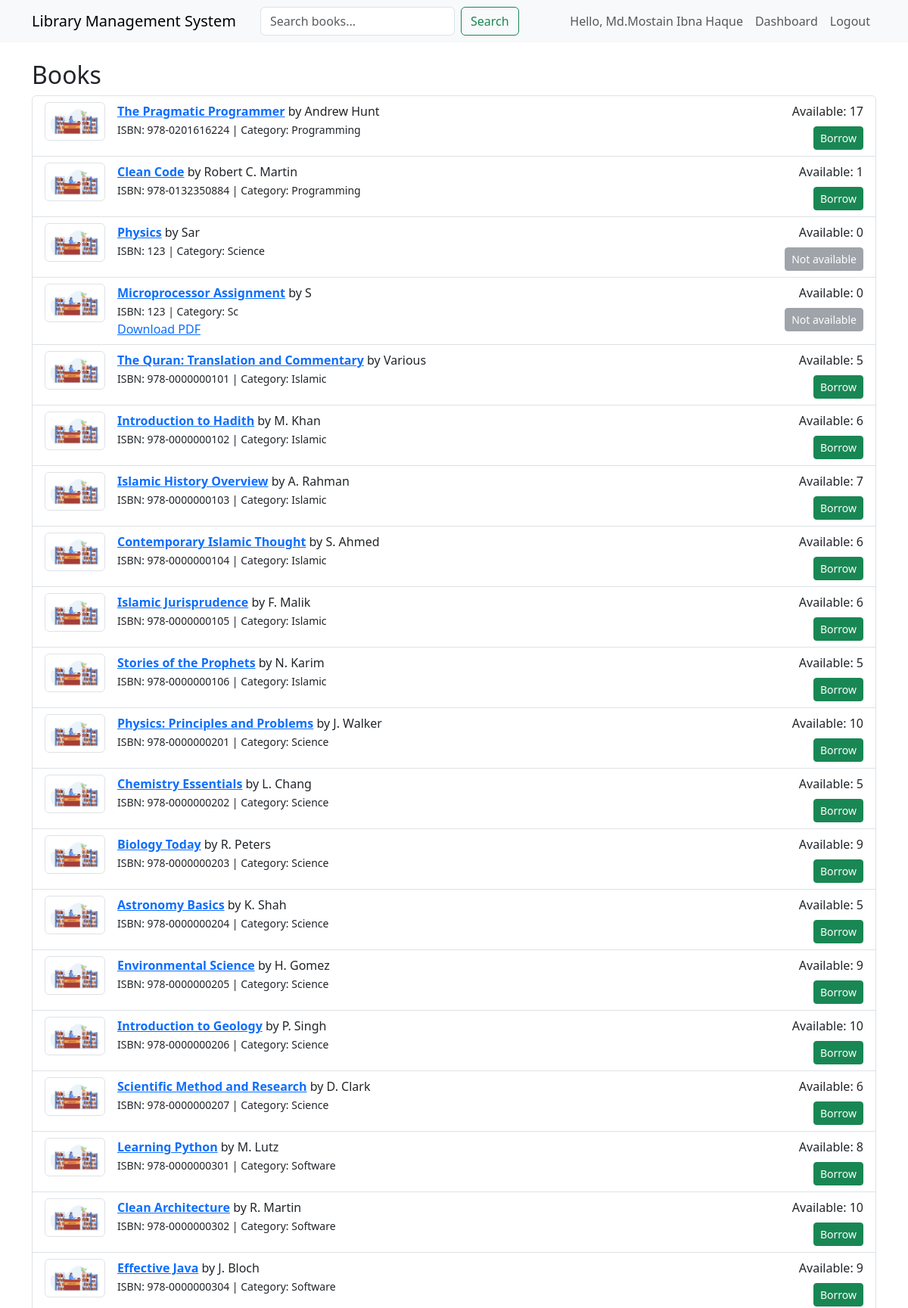
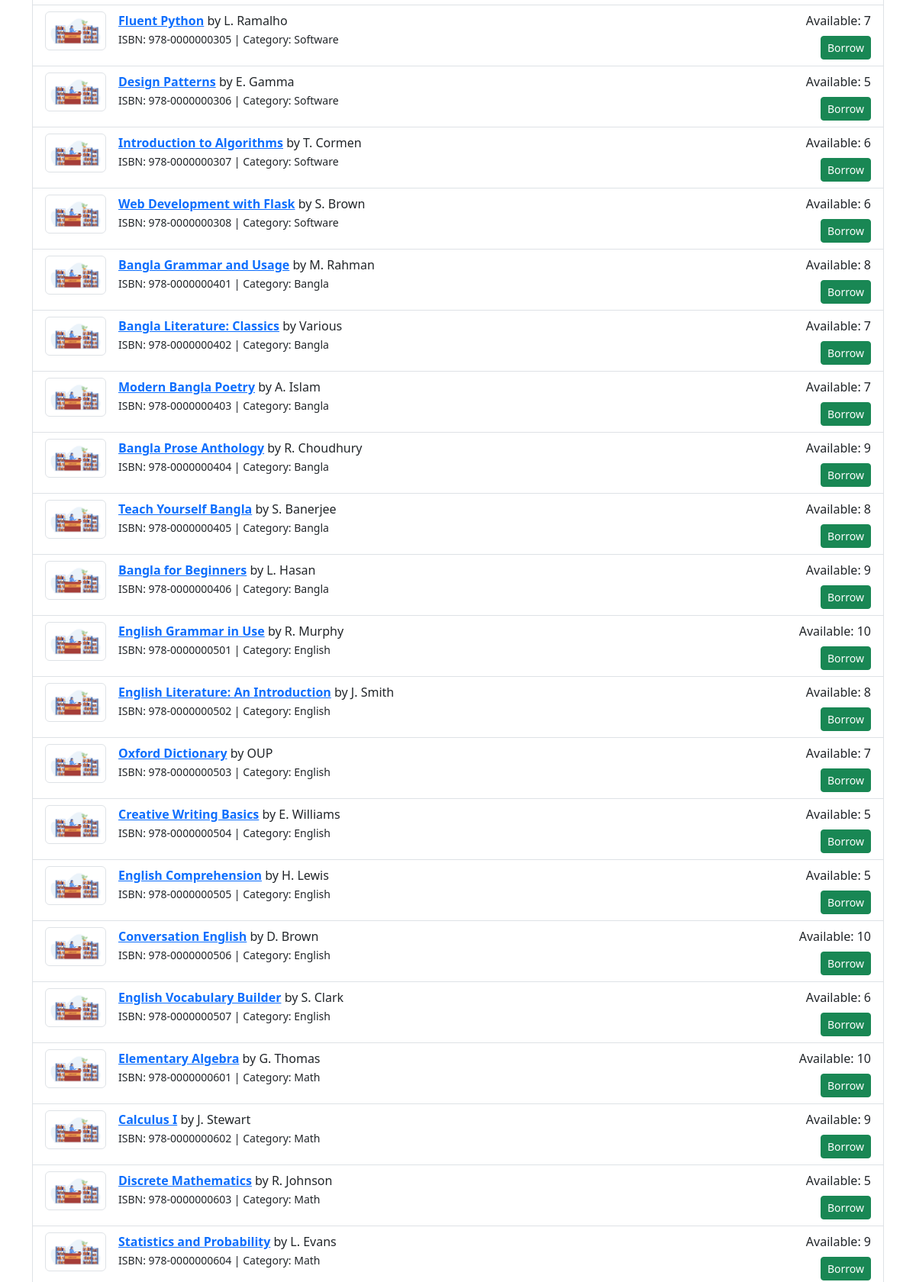
The page /books (signed in, upper part) on the database its author committed (2 pictures, top to bottom).
### tables this page shows
CREATE TABLE books(
        id INTEGER PRIMARY KEY,
        title TEXT,
        author TEXT,
        isbn TEXT,
        category TEXT,
        quantity INTEGER,
        available INTEGER
    , image TEXT, pdf TEXT);

### app.py (the view)
@app.route("/books")
@login_required
def books():
    q = request.args.get('q','').strip()
    con = db_connect()
    if q:
        like = f"%{q}%"
        books = con.execute("SELECT * FROM books WHERE title LIKE ? OR author LIKE ? OR isbn LIKE ? OR category LIKE ?", (like,like,like,like)).fetchall()
    else:
        books = con.execute("SELECT * FROM books").fetchall()
    con.close()
    return render_template("books.html", books=books, q=q)

### app.py (called while the page is built)
def db_connect():
    con = sqlite3.connect(DB_PATH, detect_types=sqlite3.PARSE_DECLTYPES)
    con.row_factory = sqlite3.Row
    return con

def login_required(f):
    from functools import wraps
    @wraps(f)
    def decorated(*args, **kwargs):
        if "user_id" not in session:
            return redirect(url_for("login"))
        return f(*args, **kwargs)
    return decorated

### templates/books.html (shortened to what this page needs)
{% extends 'base.html' %}
{% block content %}
<h2>Books</h2>
<div class="list-group">
  {% for b in books %}
    <div class="list-group-item d-flex">
      <div class="me-3" style="width:80px;">
          <img src="/{{ b['image'] or 'static/book_images/default.png' }}" alt="cover" class="img-thumbnail" style="max-width:80px; max-height:80px;">
      </div>
      <div class="flex-grow-1">
        <strong><a href="/book/{{ b['id'] }}">{{ b['title'] }}</a></strong> by {{ b['author'] }} <br>
        <small>ISBN: {{ b['isbn'] }} | Category: {{ b['category'] or '—' }}</small><br>
        {% if b['pdf'] %}
          <a href="/{{ b['pdf'] }}" class="me-2" target="_blank">Download PDF</a>
        {% endif %}
      </div>
      <div class="text-end">
        <div class="mb-2">Available: {{ b['available'] }}</div>
        {% if b['available'] > 0 %}
          <a class="btn btn-sm btn-success" href="/borrow/{{ b['id'] }}">Borrow</a>
        {% else %}
          <button class="btn btn-sm btn-secondary" disabled>Not available</button>
        {% endif %}
      </div>
    </div>
  {% endfor %}
</div>
{% endblock %}

### templates/base.html (shortened to what this page needs)
<!doctype html>
<html lang="en">
  <head>
    <link href="https://cdn.jsdelivr.net/npm/bootstrap@5.3.0/dist/css/bootstrap.min.css" rel="stylesheet">
    <link rel="stylesheet" href="/static/style.css">
  </head>
  <body class="{% block body_class %}{% endblock %}">
  <nav class="navbar navbar-expand-lg navbar-light bg-light mb-4">
    <div class="container">
      <a class="navbar-brand" href="/">Library Management System</a>
      <div class="collapse navbar-collapse" id="navCollapse">
        <form class="d-flex me-auto ms-3" action="/books" method="get">
          <input class="form-control me-2" type="search" placeholder="Search books..." name="q" value="{{ request.args.get('q','') }}" aria-label="Search">
          <button class="btn btn-outline-success" type="submit">Search</button>
        </form>
        <ul class="navbar-nav ms-auto">
          {% if session.user_name %}
            <li class="nav-item"><span class="nav-link">Hello, {{ session.user_name }}</span></li>
            <li class="nav-item"><a class="nav-link" href="/dashboard">Dashboard</a></li>
            <li class="nav-item"><a class="nav-link" href="/logout">Logout</a></li>
          {% else %}
            <li class="nav-item"><a class="nav-link" href="/login">Login</a></li>
            <li class="nav-item"><a class="nav-link" href="/register">Register</a></li>
          {% endif %}
        </ul>
      </div>
    </div>
  </nav>
  <div class="container">
    {% block content %}{% endblock %}
  </div>
  </body>
</html>

### static/style.css (style rules this page uses)
body { padding-bottom: 40px; }
.img-thumbnail { max-height: 120px; }
.list-group-item img.img-thumbnail { max-height: 80px; width: auto; }

### rows shown on the page
books: image (picture), title "The Pragmatic Programmer", author "Andrew Hunt", isbn "978-0201616224", category "Programming", available "17"
books: image (picture), title "Clean Code", author "Robert C. Martin", isbn "978-0132350884", category "Programming", available "1"
books: image (picture), title "Physics", author "Sar", isbn "123", category "Science", available "0", shows "Not available"
books: image (picture), title "Microprocessor Assignment", author "S", isbn "123", category "Sc", available "0", shows "Not available"
books: image (picture), title "The Quran: Translation and Commentary", author "Various", isbn "978-0000000101", category "Islamic", available "5"
books: image (picture), title "Introduction to Hadith", author "M. Khan", isbn "978-0000000102", category "Islamic", available "6"
books: image (picture), title "Islamic History Overview", author "A. Rahman", isbn "978-0000000103", category "Islamic", available "7"
books: image (picture), title "Contemporary Islamic Thought", author "S. Ahmed", isbn "978-0000000104", category "Islamic", available "6"
books: image (picture), title "Islamic Jurisprudence", author "F. Malik", isbn "978-0000000105", category "Islamic", available "6"
books: image (picture), title "Stories of the Prophets", author "N. Karim", isbn "978-0000000106", category "Islamic", available "5"
books: title "Physics: Principles and Problems", author "J. Walker", isbn "978-0000000201", category "Science", available "10"
books: title "Chemistry Essentials", author "L. Chang", isbn "978-0000000202", category "Science", available "5"
books: title "Biology Today", author "R. Peters", isbn "978-0000000203", category "Science", available "9"
books: title "Astronomy Basics", author "K. Shah", isbn "978-0000000204", category "Science", available "5"
books: title "Environmental Science", author "H. Gomez", isbn "978-0000000205", category "Science", available "9"
books: title "Introduction to Geology", author "P. Singh", isbn "978-0000000206", category "Science", available "10"
books: title "Scientific Method and Research", author "D. Clark", isbn "978-0000000207", category "Science", available "6"
books: title "Learning Python", author "M. Lutz", isbn "978-0000000301", category "Software", available "8"
books: title "Clean Architecture", author "R. Martin", isbn "978-0000000302", category "Software", available "10"
books: title "Effective Java", author "J. Bloch", isbn "978-0000000304", category "Software", available "9"
books: title "Fluent Python", author "L. Ramalho", isbn "978-0000000305", category "Software", available "7"
books: title "Design Patterns", author "E. Gamma", isbn "978-0000000306", category "Software", available "5"
books: title "Introduction to Algorithms", author "T. Cormen", isbn "978-0000000307", category "Software", available "6"
books: title "Web Development with Flask", author "S. Brown", isbn "978-0000000308", category "Software", available "6"
books: title "Bangla Grammar and Usage", author "M. Rahman", isbn "978-0000000401", category "Bangla", available "8"
books: title "Bangla Literature: Classics", author "Various", isbn "978-0000000402", category "Bangla", available "7"
books: title "Modern Bangla Poetry", author "A. Islam", isbn "978-0000000403", category "Bangla", available "7"
books: title "Bangla Prose Anthology", author "R. Choudhury", isbn "978-0000000404", category "Bangla", available "9"
books: title "Teach Yourself Bangla", author "S. Banerjee", isbn "978-0000000405", category "Bangla", available "8"
books: title "Bangla for Beginners", author "L. Hasan", isbn "978-0000000406", category "Bangla", available "9"
books: title "English Grammar in Use", author "R. Murphy", isbn "978-0000000501", category "English", available "10"
books: title "English Literature: An Introduction", author "J. Smith", isbn "978-0000000502", category "English", available "8"
books: title "Oxford Dictionary", author "OUP", isbn "978-0000000503", category "English", available "7"
books: title "Creative Writing Basics", author "E. Williams", isbn "978-0000000504", category "English", available "5"
books: title "English Comprehension", author "H. Lewis", isbn "978-0000000505", category "English", available "5"
books: title "Conversation English", author "D. Brown", isbn "978-0000000506", category "English", available "10"
books: title "English Vocabulary Builder", author "S. Clark", isbn "978-0000000507", category "English", available "6"
books: title "Elementary Algebra", author "G. Thomas", isbn "978-0000000601", category "Math", available "10"
books: title "Calculus I", author "J. Stewart", isbn "978-0000000602", category "Math", available "9"
books: title "Discrete Mathematics", author "R. Johnson", isbn "978-0000000603", category "Math", available "5"
books: title "Statistics and Probability", author "L. Evans", isbn "978-0000000604", category "Math", available "9"

### other values the page prints
{{ session.user_name }} "Md.Mostain Ibna Haque"
